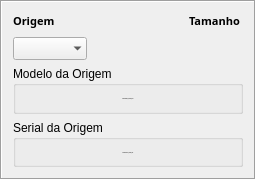
                 <widget class="QFrame" name="frame_origem">
                  <property name="minimumSize">
                   <size>
                    <width>0</width>
                    <height>180</height>
                   </size>
                  </property>
                  <property name="maximumSize">
                   <size>
                    <width>10000</width>
                    <height>1000</height>
                   </size>
                  </property>
                  <property name="frameShape">
                   <enum>QFrame::Box</enum>
                  </property>
                  <property name="frameShadow">
                   <enum>QFrame::Sunken</enum>
                  </property>
                  <layout class="QGridLayout" name="gridLayout_5">
                   <item row="1" column="0">
                    <widget class="QGroupBox" name="groupBox_origem_img">
                     <property name="minimumSize">
                      <size>
                       <width>230</width>
                       <height>0</height>
                      </size>
                     </property>
                     <property name="title">
                      <string>Modelo da Origem</string>
                     </property>
                     <property name="flat">
                      <bool>true</bool>
                     </property>
                     <layout class="QGridLayout" name="gridLayout_40">
                      <property name="leftMargin">
                       <number>2</number>
                      </property>
                      <property name="topMargin">
                       <number>2</number>
                      </property>
                      <property name="rightMargin">
                       <number>2</number>
                      </property>
                      <property name="bottomMargin">
                       <number>2</number>
                      </property>
                      <property name="spacing">
                       <number>2</number>
                      </property>
                      <item row="0" column="0">
                       <widget class="QPushButton" name="pushButton_model_info">
                        <property name="sizePolicy">
                         <sizepolicy hsizetype="Maximum" vsizetype="Maximum">
                          <horstretch>0</horstretch>
                          <verstretch>0</verstretch>
                         </sizepolicy>
                        </property>
                        <property name="minimumSize">
                         <size>
                          <width>72</width>
                          <height>0</height>
                         </size>
                        </property>
                        <property name="maximumSize">
                         <size>
                          <width>1000</width>
                          <height>1000</height>
                         </size>
                        </property>
                        <property name="font">
                         <font>
                          <family>DroidSans</family>
                          <pointsize>-1</pointsize>
                          <weight>50</weight>
                          <italic>false</italic>
                          <bold>false</bold>
                         </font>
                        </property>
                        <property name="styleSheet">
                         <string notr="true">background-color: none;
</string>
                        </property>
                        <property name="text">
                         <string>pushButton_model_info</string>
                        </property>
                        <property name="flat">
                         <bool>true</bool>
                        </property>
                       </widget>
                      </item>
                     </layout>
                    </widget>
                   </item>
                   <item row="0" column="0">
                    <layout class="QHBoxLayout" name="horizontalLayout_5">
                     <item>
                      <layout class="QVBoxLayout" name="verticalLayout_8">
                       <item>
                        <widget class="QLabel" name="label_source_bw">
                         <property name="font">
                          <font>
                           <family>DroidSans</family>
                           <pointsize>8</pointsize>
                           <weight>75</weight>
                           <italic>false</italic>
                           <bold>true</bold>
                          </font>
                         </property>
                         <property name="styleSheet">
                          <string notr="true">font: bold 8pt &quot;DroidSans&quot;;</string>
                         </property>
                         <property name="text">
                          <string>Origem</string>
                         </property>
                         <property name="alignment">
                          <set>Qt::AlignLeading|Qt::AlignLeft|Qt::AlignTop</set>
                         </property>
                        </widget>
                       </item>
                       <item>
                        <widget class="QComboBox" name="comboBox_Source_bitwise">
                         <property name="minimumSize">
                          <size>
                           <width>74</width>
                           <height>23</height>
                          </size>
                         </property>
                         <property name="maximumSize">
                          <size>
                           <width>74</width>
                           <height>23</height>
                          </size>
                         </property>
                         <property name="styleSheet">
                          <string notr="true"/>
                         </property>
                         <property name="frame">
                          <bool>false</bool>
                         </property>
                        </widget>
                       </item>
                      </layout>
                     </item>
                     <item>
                      <spacer name="horizontalSpacer_5">
                       <property name="orientation">
                        <enum>Qt::Horizontal</enum>
                       </property>
                       <property name="sizeHint" stdset="0">
                        <size>
                         <width>40</width>
                         <height>20</height>
                        </size>
                       </property>
                      </spacer>
                     </item>
                     <item>
                      <layout class="QVBoxLayout" name="verticalLayout_3">
                       <item>
                        <widget class="QLabel" name="label_title_size_sr">
                         <property name="font">
                          <font>
                           <family>DroidSans</family>
                           <pointsize>8</pointsize>
                           <weight>75</weight>
                           <italic>false</italic>
                           <bold>true</bold>
                          </font>
                         </property>
                         <property name="styleSheet">
                          <string notr="true">font: bold 8pt &quot;DroidSans&quot;;</string>
                         </property>
                         <property name="text">
                          <string>Tamanho </string>
                         </property>
                         <property name="alignment">
                          <set>Qt::AlignLeading|Qt::AlignLeft|Qt::AlignTop</set>
                         </property>
                        </widget>
                       </item>
                       <item>
                        <widget class="QLabel" name="label_size_src">
                         <property name="text">
                          <string/>
                         </property>
                         <property name="alignment">
                          <set>Qt::AlignLeading|Qt::AlignLeft|Qt::AlignTop</set>
                         </property>
                        </widget>
                       </item>
                      </layout>
                     </item>
                    </layout>
                   </item>
                   <item row="2" column="0">
                    <widget class="QGroupBox" name="groupBox_3">
                     <property name="minimumSize">
                      <size>
                       <width>230</width>
                       <height>0</height>
                      </size>
                     </property>
                     <property name="title">
                      <string>Serial da Origem</string>
                     </property>
                     <layout class="QGridLayout" name="gridLayout_39">
                      <property name="leftMargin">
                       <number>2</number>
                      </property>
                      <property name="topMargin">
                       <number>2</number>
                      </property>
                      <property name="rightMargin">
                       <number>2</number>
                      </property>
                      <property name="bottomMargin">
                       <number>2</number>
                      </property>
                      <property name="spacing">
                       <number>2</number>
                      </property>
                      <item row="0" column="0">
                       <widget class="QPushButton" name="pushButton_serial_info">
                        <property name="sizePolicy">
                         <sizepolicy hsizetype="Maximum" vsizetype="Maximum">
                          <horstretch>0</horstretch>
                          <verstretch>0</verstretch>
                         </sizepolicy>
                        </property>
                        <property name="minimumSize">
                         <size>
                          <width>72</width>
                          <height>0</height>
                         </size>
                        </property>
                        <property name="maximumSize">
                         <size>
                          <width>1000</width>
                          <height>1000</height>
                         </size>
                        </property>
                        <property name="font">
                         <font>
                          <family>DroidSans</family>
                          <pointsize>-1</pointsize>
                          <weight>50</weight>
                          <italic>false</italic>
                          <bold>false</bold>
                         </font>
                        </property>
                        <property name="styleSheet">
                         <string notr="true">background-color: none;
</string>
                        </property>
                        <property name="text">
                         <string>pushButton_serial_info</string>
                        </property>
                        <property name="flat">
                         <bool>true</bool>
                        </property>
                       </widget>
                      </item>
                     </layout>
                    </widget>
                   </item>
                  </layout>
                 </widget>
